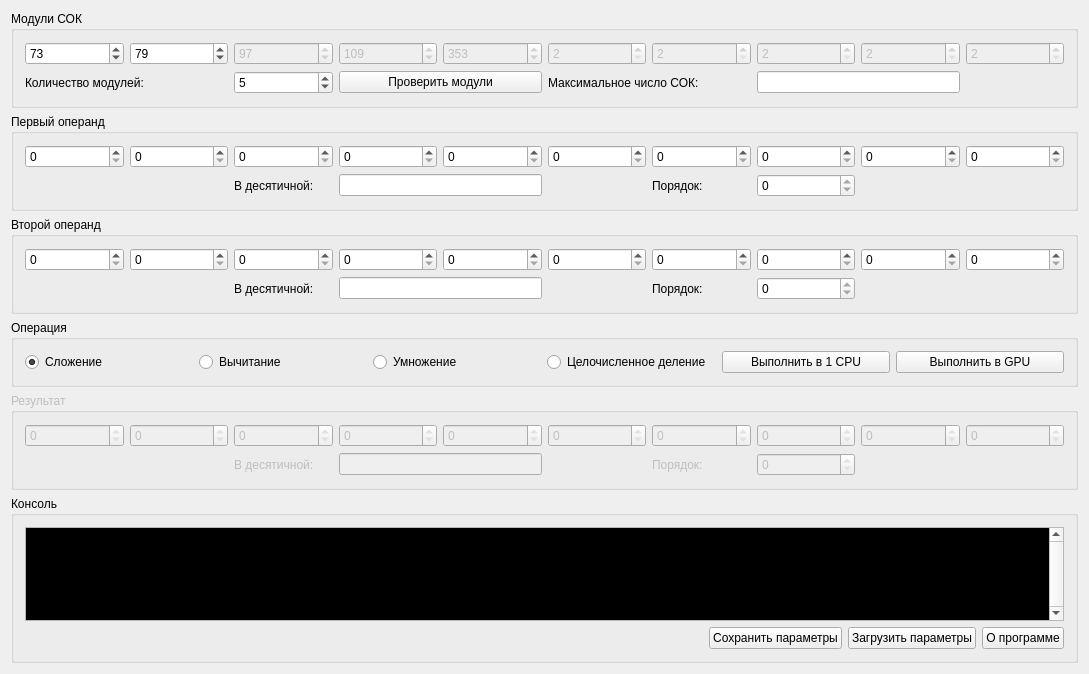
<?xml version="1.0" encoding="UTF-8"?>
<ui version="4.0">
 <class>RNSQTClass</class>
 <widget class="QMainWindow" name="RNSQTClass">
  <property name="geometry">
   <rect>
    <x>0</x>
    <y>0</y>
    <width>1089</width>
    <height>674</height>
   </rect>
  </property>
  <property name="windowTitle">
   <string>Решение задач цифровой обработки сигналов в системе остаточных классов</string>
  </property>
  <widget class="QWidget" name="centralWidget">
   <layout class="QHBoxLayout" name="horizontalLayout">
    <item>
     <layout class="QVBoxLayout" name="verticalLayout">
      <item>
       <widget class="QGroupBox" name="gbModules">
        <property name="title">
         <string>Модули СОК</string>
        </property>
        <layout class="QGridLayout" name="gridLayout_2">
         <item row="0" column="1">
          <widget class="QSpinBox" name="sbRNSm2">
           <property name="minimum">
            <number>2</number>
           </property>
           <property name="maximum">
            <number>99999999</number>
           </property>
           <property name="value">
            <number>79</number>
           </property>
          </widget>
         </item>
         <item row="0" column="2">
          <widget class="QSpinBox" name="sbRNSm3">
           <property name="enabled">
            <bool>false</bool>
           </property>
           <property name="minimum">
            <number>2</number>
           </property>
           <property name="maximum">
            <number>99999999</number>
           </property>
           <property name="value">
            <number>97</number>
           </property>
          </widget>
         </item>
         <item row="1" column="3" colspan="2">
          <widget class="QPushButton" name="btnCheckModuli">
           <property name="text">
            <string>Проверить модули</string>
           </property>
          </widget>
         </item>
         <item row="0" column="5">
          <widget class="QSpinBox" name="sbRNSm6">
           <property name="enabled">
            <bool>false</bool>
           </property>
           <property name="minimum">
            <number>2</number>
           </property>
           <property name="maximum">
            <number>99999999</number>
           </property>
          </widget>
         </item>
         <item row="0" column="3">
          <widget class="QSpinBox" name="sbRNSm4">
           <property name="enabled">
            <bool>false</bool>
           </property>
           <property name="minimum">
            <number>2</number>
           </property>
           <property name="maximum">
            <number>99999999</number>
           </property>
           <property name="value">
            <number>109</number>
           </property>
          </widget>
         </item>
         <item row="0" column="4">
          <widget class="QSpinBox" name="sbRNSm5">
           <property name="enabled">
            <bool>false</bool>
           </property>
           <property name="minimum">
            <number>2</number>
           </property>
           <property name="maximum">
            <number>99999999</number>
           </property>
           <property name="value">
            <number>353</number>
           </property>
          </widget>
         </item>
         <item row="0" column="6">
          <widget class="QSpinBox" name="sbRNSm7">
           <property name="enabled">
            <bool>false</bool>
           </property>
           <property name="minimum">
            <number>2</number>
           </property>
           <property name="maximum">
            <number>99999999</number>
           </property>
          </widget>
         </item>
         <item row="0" column="7">
          <widget class="QSpinBox" name="sbRNSm8">
           <property name="enabled">
            <bool>false</bool>
           </property>
           <property name="minimum">
            <number>2</number>
           </property>
           <property name="maximum">
            <number>99999999</number>
           </property>
          </widget>
         </item>
         <item row="0" column="8">
          <widget class="QSpinBox" name="sbRNSm9">
           <property name="enabled">
            <bool>false</bool>
           </property>
           <property name="minimum">
            <number>2</number>
           </property>
           <property name="maximum">
            <number>99999999</number>
           </property>
          </widget>
         </item>
         <item row="0" column="9">
          <widget class="QSpinBox" name="sbRNSm10">
           <property name="enabled">
            <bool>false</bool>
           </property>
           <property name="minimum">
            <number>2</number>
           </property>
           <property name="maximum">
            <number>99999999</number>
           </property>
          </widget>
         </item>
         <item row="0" column="0">
          <widget class="QSpinBox" name="sbRNSm1">
           <property name="minimum">
            <number>2</number>
           </property>
           <property name="maximum">
            <number>99999999</number>
           </property>
           <property name="value">
            <number>73</number>
           </property>
          </widget>
         </item>
         <item row="1" column="2">
          <widget class="QSpinBox" name="sbModuliCount">
           <property name="minimum">
            <number>2</number>
           </property>
           <property name="maximum">
            <number>10</number>
           </property>
           <property name="singleStep">
            <number>1</number>
           </property>
           <property name="value">
            <number>5</number>
           </property>
          </widget>
         </item>
         <item row="1" column="0" colspan="2">
          <widget class="QLabel" name="lblModuliCount">
           <property name="text">
            <string>Количество модулей:</string>
           </property>
          </widget>
         </item>
         <item row="1" column="5" colspan="2">
          <widget class="QLabel" name="lblMaxValue">
           <property name="text">
            <string>Максимальное число СОК:</string>
           </property>
          </widget>
         </item>
         <item row="1" column="7" colspan="2">
          <widget class="QLineEdit" name="edMaxValue">
           <property name="readOnly">
            <bool>true</bool>
           </property>
          </widget>
         </item>
        </layout>
       </widget>
      </item>
      <item>
       <widget class="QGroupBox" name="gbFirst">
        <property name="enabled">
         <bool>true</bool>
        </property>
        <property name="title">
         <string>Первый операнд</string>
        </property>
        <layout class="QGridLayout" name="gridLayout">
         <item row="0" column="3">
          <widget class="QSpinBox" name="sbo1m4">
           <property name="minimum">
            <number>0</number>
           </property>
           <property name="maximum">
            <number>99999999</number>
           </property>
          </widget>
         </item>
         <item row="0" column="5">
          <widget class="QSpinBox" name="sbo1m6">
           <property name="minimum">
            <number>0</number>
           </property>
           <property name="maximum">
            <number>99999999</number>
           </property>
          </widget>
         </item>
         <item row="0" column="0">
          <widget class="QSpinBox" name="sbo1m1">
           <property name="minimum">
            <number>0</number>
           </property>
           <property name="maximum">
            <number>99999999</number>
           </property>
          </widget>
         </item>
         <item row="0" column="1">
          <widget class="QSpinBox" name="sbo1m2">
           <property name="minimum">
            <number>0</number>
           </property>
           <property name="maximum">
            <number>99999999</number>
           </property>
          </widget>
         </item>
         <item row="0" column="2">
          <widget class="QSpinBox" name="sbo1m3">
           <property name="minimum">
            <number>0</number>
           </property>
           <property name="maximum">
            <number>99999999</number>
           </property>
          </widget>
         </item>
         <item row="0" column="4">
          <widget class="QSpinBox" name="sbo1m5">
           <property name="minimum">
            <number>0</number>
           </property>
           <property name="maximum">
            <number>99999999</number>
           </property>
          </widget>
         </item>
         <item row="0" column="6">
          <widget class="QSpinBox" name="sbo1m7">
           <property name="minimum">
            <number>0</number>
           </property>
           <property name="maximum">
            <number>99999999</number>
           </property>
          </widget>
         </item>
         <item row="0" column="7">
          <widget class="QSpinBox" name="sbo1m8">
           <property name="minimum">
            <number>0</number>
           </property>
           <property name="maximum">
            <number>99999999</number>
           </property>
          </widget>
         </item>
         <item row="0" column="8">
          <widget class="QSpinBox" name="sbo1m9">
           <property name="minimum">
            <number>0</number>
           </property>
           <property name="maximum">
            <number>99999999</number>
           </property>
          </widget>
         </item>
         <item row="0" column="9">
          <widget class="QSpinBox" name="sbo1m10">
           <property name="minimum">
            <number>0</number>
           </property>
           <property name="maximum">
            <number>99999999</number>
           </property>
          </widget>
         </item>
         <item row="1" column="2">
          <widget class="QLabel" name="lbl1Result">
           <property name="text">
            <string>В десятичной:</string>
           </property>
          </widget>
         </item>
         <item row="1" column="3" colspan="2">
          <widget class="QLineEdit" name="ed1Result"/>
         </item>
         <item row="1" column="6">
          <widget class="QLabel" name="lblMultiplier1">
           <property name="text">
            <string>Порядок:</string>
           </property>
          </widget>
         </item>
         <item row="1" column="7">
          <widget class="QSpinBox" name="sbo1Factor">
           <property name="enabled">
            <bool>true</bool>
           </property>
           <property name="readOnly">
            <bool>true</bool>
           </property>
           <property name="minimum">
            <number>-9</number>
           </property>
           <property name="maximum">
            <number>9</number>
           </property>
          </widget>
         </item>
        </layout>
       </widget>
      </item>
      <item>
       <widget class="QGroupBox" name="gbSecond">
        <property name="enabled">
         <bool>true</bool>
        </property>
        <property name="title">
         <string>Второй операнд</string>
        </property>
        <layout class="QGridLayout" name="gridLayout_3">
         <item row="0" column="5">
          <widget class="QSpinBox" name="sbo2m6">
           <property name="minimum">
            <number>0</number>
           </property>
           <property name="maximum">
            <number>99999999</number>
           </property>
          </widget>
         </item>
         <item row="0" column="3">
          <widget class="QSpinBox" name="sbo2m4">
           <property name="minimum">
            <number>0</number>
           </property>
           <property name="maximum">
            <number>99999999</number>
           </property>
          </widget>
         </item>
         <item row="0" column="2">
          <widget class="QSpinBox" name="sbo2m3">
           <property name="minimum">
            <number>0</number>
           </property>
           <property name="maximum">
            <number>99999999</number>
           </property>
          </widget>
         </item>
         <item row="0" column="0">
          <widget class="QSpinBox" name="sbo2m1">
           <property name="minimum">
            <number>0</number>
           </property>
           <property name="maximum">
            <number>99999999</number>
           </property>
          </widget>
         </item>
         <item row="0" column="1">
          <widget class="QSpinBox" name="sbo2m2">
           <property name="minimum">
            <number>0</number>
           </property>
           <property name="maximum">
            <number>99999999</number>
           </property>
          </widget>
         </item>
         <item row="0" column="4">
          <widget class="QSpinBox" name="sbo2m5">
           <property name="minimum">
            <number>0</number>
           </property>
           <property name="maximum">
            <number>99999999</number>
           </property>
          </widget>
         </item>
         <item row="0" column="6">
          <widget class="QSpinBox" name="sbo2m7">
           <property name="minimum">
            <number>0</number>
           </property>
           <property name="maximum">
            <number>99999999</number>
           </property>
          </widget>
         </item>
         <item row="0" column="7">
          <widget class="QSpinBox" name="sbo2m8">
           <property name="minimum">
            <number>0</number>
           </property>
           <property name="maximum">
            <number>99999999</number>
           </property>
          </widget>
         </item>
         <item row="0" column="8">
          <widget class="QSpinBox" name="sbo2m9">
           <property name="minimum">
            <number>0</number>
           </property>
           <property name="maximum">
            <number>99999999</number>
           </property>
          </widget>
         </item>
         <item row="0" column="9">
          <widget class="QSpinBox" name="sbo2m10">
           <property name="minimum">
            <number>0</number>
           </property>
           <property name="maximum">
            <number>99999999</number>
           </property>
          </widget>
         </item>
         <item row="1" column="7">
          <widget class="QSpinBox" name="sbo2Factor">
           <property name="enabled">
            <bool>true</bool>
           </property>
           <property name="readOnly">
            <bool>true</bool>
           </property>
           <property name="minimum">
            <number>-9</number>
           </property>
           <property name="maximum">
            <number>9</number>
           </property>
          </widget>
         </item>
         <item row="1" column="2">
          <widget class="QLabel" name="lbl2Result">
           <property name="text">
            <string>В десятичной:</string>
           </property>
          </widget>
         </item>
         <item row="1" column="6">
          <widget class="QLabel" name="lblMultiplier2">
           <property name="text">
            <string>Порядок:</string>
           </property>
          </widget>
         </item>
         <item row="1" column="3" colspan="2">
          <widget class="QLineEdit" name="ed2Result"/>
         </item>
        </layout>
       </widget>
      </item>
      <item>
       <widget class="QGroupBox" name="gbOperation">
        <property name="enabled">
         <bool>true</bool>
        </property>
        <property name="title">
         <string>Операция</string>
        </property>
        <layout class="QGridLayout" name="gridLayout_4">
         <item row="0" column="0">
          <widget class="QRadioButton" name="rbOpSum">
           <property name="text">
            <string>Сложение</string>
           </property>
           <property name="checked">
            <bool>true</bool>
           </property>
          </widget>
         </item>
         <item row="0" column="2">
          <widget class="QRadioButton" name="rbOpMul">
           <property name="text">
            <string>Умножение</string>
           </property>
          </widget>
         </item>
         <item row="0" column="4">
          <widget class="QPushButton" name="btnOperate1CPU">
           <property name="text">
            <string>Выполнить в 1 CPU</string>
           </property>
          </widget>
         </item>
         <item row="0" column="3">
          <widget class="QRadioButton" name="rbOpDiv">
           <property name="text">
            <string>Целочисленное деление</string>
           </property>
          </widget>
         </item>
         <item row="0" column="5">
          <widget class="QPushButton" name="btnOperateGPU">
           <property name="text">
            <string>Выполнить в GPU</string>
           </property>
          </widget>
         </item>
         <item row="0" column="1">
          <widget class="QRadioButton" name="rbOpSub">
           <property name="text">
            <string>Вычитание</string>
           </property>
          </widget>
         </item>
        </layout>
       </widget>
      </item>
      <item>
       <widget class="QGroupBox" name="gbTotalResult">
        <property name="enabled">
         <bool>false</bool>
        </property>
        <property name="title">
         <string>Результат</string>
        </property>
        <layout class="QGridLayout" name="gridLayout_7">
         <item row="0" column="5">
          <widget class="QSpinBox" name="sbRm6">
           <property name="readOnly">
            <bool>true</bool>
           </property>
           <property name="minimum">
            <number>0</number>
           </property>
           <property name="maximum">
            <number>99999999</number>
           </property>
          </widget>
         </item>
         <item row="0" column="3">
          <widget class="QSpinBox" name="sbRm4">
           <property name="readOnly">
            <bool>true</bool>
           </property>
           <property name="minimum">
            <number>0</number>
           </property>
           <property name="maximum">
            <number>99999999</number>
           </property>
          </widget>
         </item>
         <item row="0" column="2">
          <widget class="QSpinBox" name="sbRm3">
           <property name="readOnly">
            <bool>true</bool>
           </property>
           <property name="minimum">
            <number>0</number>
           </property>
           <property name="maximum">
            <number>99999999</number>
           </property>
          </widget>
         </item>
         <item row="0" column="0">
          <widget class="QSpinBox" name="sbRm1">
           <property name="readOnly">
            <bool>true</bool>
           </property>
           <property name="minimum">
            <number>0</number>
           </property>
           <property name="maximum">
            <number>99999999</number>
           </property>
          </widget>
         </item>
         <item row="0" column="1">
          <widget class="QSpinBox" name="sbRm2">
           <property name="readOnly">
            <bool>true</bool>
           </property>
           <property name="minimum">
            <number>0</number>
           </property>
           <property name="maximum">
            <number>99999999</number>
           </property>
          </widget>
         </item>
         <item row="0" column="4">
          <widget class="QSpinBox" name="sbRm5">
           <property name="readOnly">
            <bool>true</bool>
           </property>
           <property name="minimum">
            <number>0</number>
           </property>
           <property name="maximum">
            <number>99999999</number>
           </property>
          </widget>
         </item>
         <item row="0" column="6">
          <widget class="QSpinBox" name="sbRm7">
           <property name="readOnly">
            <bool>true</bool>
           </property>
           <property name="minimum">
            <number>0</number>
           </property>
           <property name="maximum">
            <number>99999999</number>
           </property>
          </widget>
         </item>
         <item row="0" column="7">
          <widget class="QSpinBox" name="sbRm8">
           <property name="readOnly">
            <bool>true</bool>
           </property>
           <property name="minimum">
            <number>0</number>
           </property>
           <property name="maximum">
            <number>99999999</number>
           </property>
          </widget>
         </item>
         <item row="0" column="8">
          <widget class="QSpinBox" name="sbRm9">
           <property name="readOnly">
            <bool>true</bool>
           </property>
           <property name="minimum">
            <number>0</number>
           </property>
           <property name="maximum">
            <number>99999999</number>
           </property>
          </widget>
         </item>
         <item row="0" column="9">
          <widget class="QSpinBox" name="sbRm10">
           <property name="readOnly">
            <bool>true</bool>
           </property>
           <property name="minimum">
            <number>0</number>
           </property>
           <property name="maximum">
            <number>99999999</number>
           </property>
          </widget>
         </item>
         <item row="1" column="7">
          <widget class="QSpinBox" name="sboResultFactor">
           <property name="readOnly">
            <bool>true</bool>
           </property>
           <property name="minimum">
            <number>-9</number>
           </property>
           <property name="maximum">
            <number>9</number>
           </property>
          </widget>
         </item>
         <item row="1" column="2">
          <widget class="QLabel" name="lbl2Result_4">
           <property name="text">
            <string>В десятичной:</string>
           </property>
          </widget>
         </item>
         <item row="1" column="6">
          <widget class="QLabel" name="lblMultiplier2_4">
           <property name="text">
            <string>Порядок:</string>
           </property>
          </widget>
         </item>
         <item row="1" column="3" colspan="2">
          <widget class="QLineEdit" name="edTotalResult">
           <property name="readOnly">
            <bool>true</bool>
           </property>
          </widget>
         </item>
        </layout>
       </widget>
      </item>
      <item>
       <widget class="QGroupBox" name="gbOut">
        <property name="title">
         <string>Консоль</string>
        </property>
        <layout class="QVBoxLayout" name="verticalLayout_2">
         <item>
          <layout class="QGridLayout" name="gridLayout_5">
           <item row="2" column="0">
            <spacer name="horizontalSpacer">
             <property name="orientation">
              <enum>Qt::Horizontal</enum>
             </property>
             <property name="sizeHint" stdset="0">
              <size>
               <width>40</width>
               <height>20</height>
              </size>
             </property>
            </spacer>
           </item>
           <item row="2" column="3">
            <widget class="QPushButton" name="btnAbout">
             <property name="text">
              <string>О программе</string>
             </property>
            </widget>
           </item>
           <item row="0" column="0" colspan="4">
            <widget class="QPlainTextEdit" name="pteOut">
             <property name="palette">
              <palette>
               <active>
                <colorrole role="Text">
                 <brush brushstyle="SolidPattern">
                  <color alpha="255">
                   <red>0</red>
                   <green>255</green>
                   <blue>0</blue>
                  </color>
                 </brush>
                </colorrole>
                <colorrole role="Base">
                 <brush brushstyle="SolidPattern">
                  <color alpha="255">
                   <red>0</red>
                   <green>0</green>
                   <blue>0</blue>
                  </color>
                 </brush>
                </colorrole>
               </active>
               <inactive>
                <colorrole role="Text">
                 <brush brushstyle="SolidPattern">
                  <color alpha="255">
                   <red>0</red>
                   <green>255</green>
                   <blue>0</blue>
                  </color>
                 </brush>
                </colorrole>
                <colorrole role="Base">
                 <brush brushstyle="SolidPattern">
                  <color alpha="255">
                   <red>0</red>
                   <green>0</green>
                   <blue>0</blue>
                  </color>
                 </brush>
                </colorrole>
               </inactive>
               <disabled>
                <colorrole role="Text">
                 <brush brushstyle="SolidPattern">
                  <color alpha="255">
                   <red>120</red>
                   <green>120</green>
                   <blue>120</blue>
                  </color>
                 </brush>
                </colorrole>
                <colorrole role="Base">
                 <brush brushstyle="SolidPattern">
                  <color alpha="255">
                   <red>240</red>
                   <green>240</green>
                   <blue>240</blue>
                  </color>
                 </brush>
                </colorrole>
               </disabled>
              </palette>
             </property>
             <property name="font">
              <font>
               <family>Courier New</family>
               <weight>75</weight>
               <bold>true</bold>
              </font>
             </property>
             <property name="verticalScrollBarPolicy">
              <enum>Qt::ScrollBarAlwaysOn</enum>
             </property>
             <property name="readOnly">
              <bool>true</bool>
             </property>
            </widget>
           </item>
           <item row="2" column="2">
            <widget class="QPushButton" name="btnLoad">
             <property name="text">
              <string>Загрузить параметры</string>
             </property>
            </widget>
           </item>
           <item row="2" column="1">
            <widget class="QPushButton" name="btnSave">
             <property name="text">
              <string>Сохранить параметры</string>
             </property>
            </widget>
           </item>
          </layout>
         </item>
        </layout>
       </widget>
      </item>
     </layout>
    </item>
   </layout>
  </widget>
 </widget>
 <layoutdefault spacing="6" margin="11"/>
 <resources/>
 <connections/>
 <slots>
  <slot>slotButton()</slot>
  <slot>slotModuliCountChanged(int)</slot>
  <slot>slotChangeModuli()</slot>
 </slots>
</ui>
